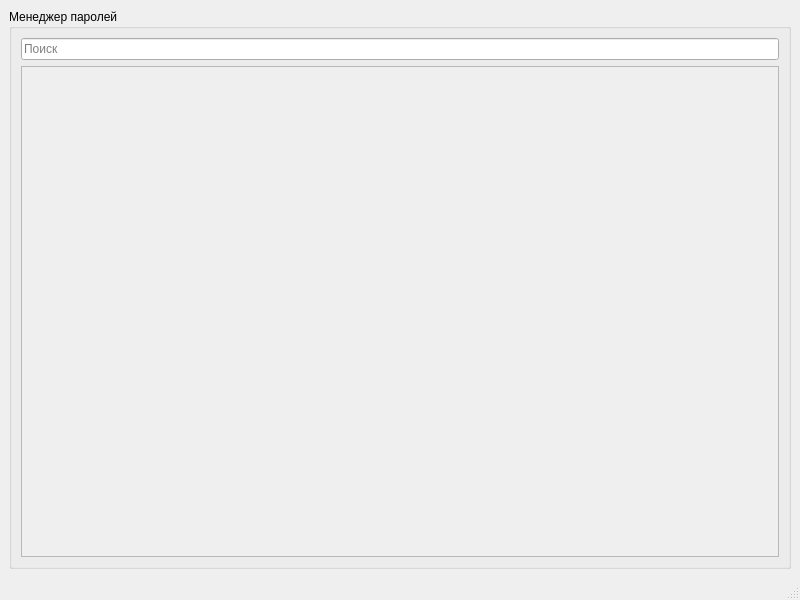
<?xml version="1.0" encoding="UTF-8"?>
<ui version="4.0">
 <class>MainWindow</class>
 <widget class="QMainWindow" name="MainWindow">
  <property name="geometry">
   <rect>
    <x>0</x>
    <y>0</y>
    <width>800</width>
    <height>600</height>
   </rect>
  </property>
  <property name="windowTitle">
   <string>MainWindow</string>
  </property>
  <widget class="QWidget" name="centralwidget">
   <layout class="QGridLayout" name="gridLayout">
    <item row="0" column="0">
     <widget class="QGroupBox" name="groupBox">
      <property name="title">
       <string>Менеджер паролей</string>
      </property>
      <layout class="QVBoxLayout" name="verticalLayout_3">
       <item>
        <layout class="QHBoxLayout" name="horizontalLayout">
         <item>
          <widget class="QLineEdit" name="search_line">
           <property name="placeholderText">
            <string>Поиск</string>
           </property>
          </widget>
         </item>
        </layout>
       </item>
       <item>
        <widget class="QScrollArea" name="scrollArea">
         <property name="widgetResizable">
          <bool>true</bool>
         </property>
         <widget class="QWidget" name="scrollAreaWidgetContents">
          <property name="geometry">
           <rect>
            <x>0</x>
            <y>0</y>
            <width>768</width>
            <height>486</height>
           </rect>
          </property>
          <layout class="QGridLayout" name="gridLayout_2">
           <item row="0" column="0">
            <layout class="QVBoxLayout" name="verticalLayout"/>
           </item>
           <item row="1" column="0">
            <spacer name="verticalSpacer">
             <property name="orientation">
              <enum>Qt::Vertical</enum>
             </property>
             <property name="sizeHint" stdset="0">
              <size>
               <width>20</width>
               <height>40</height>
              </size>
             </property>
            </spacer>
           </item>
          </layout>
         </widget>
        </widget>
       </item>
      </layout>
     </widget>
    </item>
   </layout>
  </widget>
  <widget class="QMenuBar" name="menubar">
   <property name="geometry">
    <rect>
     <x>0</x>
     <y>0</y>
     <width>800</width>
     <height>17</height>
    </rect>
   </property>
  </widget>
  <widget class="QStatusBar" name="statusbar"/>
 </widget>
 <resources/>
 <connections/>
</ui>
